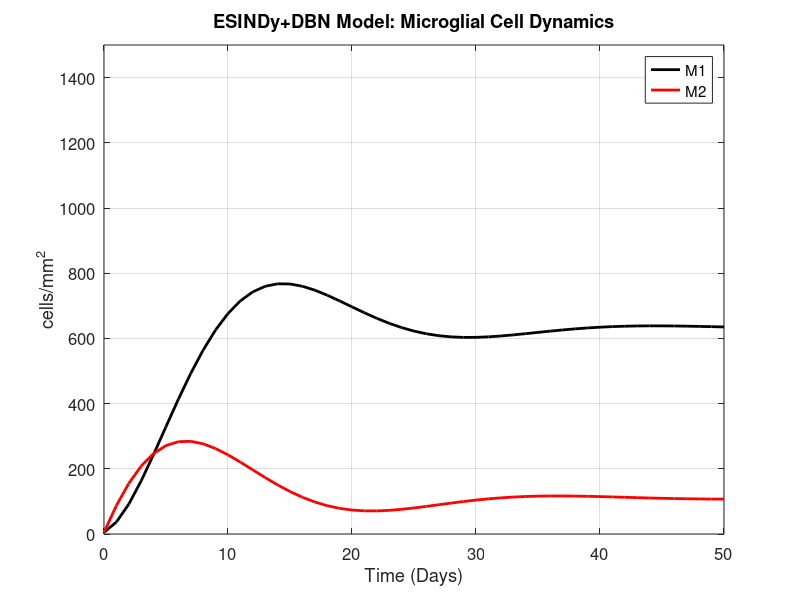

Recreate this plot in MATLAB.
function [t, M1, M2] = esindy_dbn_microglia(params, plot_results)
%ESINDY_DBN_MICROGLIA ESINDy+DBN model for microglial cell dynamics
%
%   Reference: Amato & Arnold (2025) "Data-driven modeling and prediction 
%              of microglial cell dynamics in the ischemic penumbra"
%              https://arxiv.org/abs/2404.10915
%              https://github.com/anarnold/Data-Driven-Modeling-Microglia
%
%   [t, M1, M2] = esindy_dbn_microglia()
%       Uses default parameters from paper and plots results
%
%   [t, M1, M2] = esindy_dbn_microglia(params)
%       Uses custom parameters specified in struct:
%           params.theta - coefficient matrix [θ1, θ2, θ3; θ4, θ5, θ6]
%                          (default: averaged coefficients from paper)
%           params.M0    - initial conditions [M1(0), M2(0)] (default: [5, 5])
%           params.t_end - end time in days (default: 50)
%
%   [t, M1, M2] = esindy_dbn_microglia(params, plot_results)
%       Set plot_results = false to suppress plotting
%
%   Model (discrete-time, equations 3.4-3.5):
%       M1(t+1) = θ1 + θ2*M1(t) + θ3*M2(t)
%       M2(t+1) = θ4 + θ5*M1(t) + θ6*M2(t)
%
%   Averaged coefficients from 10 proxy datasets:
%       θ1 = 30.5432, θ2 = 0.8960, θ3 = 0.3242
%       θ4 = 83.4946, θ5 = -0.1096, θ6 = 0.8692
%
%   Example:
%       [t, M1, M2] = esindy_dbn_microglia();

    % Default parameters (averaged coefficients from paper)
    if nargin < 1 || isempty(params)
        params = struct();
    end
    if nargin < 2
        plot_results = true;
    end
    
    % Default coefficients from eq 3.4-3.5 (averaged across 10 proxy datasets)
    default_theta = [30.5432, 0.8960, 0.3242;    % [θ1, θ2, θ3] for M1
                     83.4946, -0.1096, 0.8692];  % [θ4, θ5, θ6] for M2
    
    % Set defaults for missing fields
    if ~isfield(params, 'theta'), params.theta = default_theta; end
    if ~isfield(params, 'M0'),    params.M0 = [5; 5];           end
    if ~isfield(params, 't_end'), params.t_end = 50;            end
    
    % Extract parameters
    theta = params.theta;
    M0 = params.M0(:);  % Ensure column vector
    t_end = params.t_end;
    
    % Time points (discrete, daily)
    t = (0:1:t_end)';
    n_steps = length(t);
    
    % Initialize arrays
    M1 = zeros(n_steps, 1);
    M2 = zeros(n_steps, 1);
    
    % Initial conditions
    M1(1) = M0(1);
    M2(1) = M0(2);
    
    % Iterate the discrete-time model
    for i = 2:n_steps
        M1(i) = theta(1,1) + theta(1,2)*M1(i-1) + theta(1,3)*M2(i-1);
        M2(i) = theta(2,1) + theta(2,2)*M1(i-1) + theta(2,3)*M2(i-1);
    end
    
    % Plot results
    if plot_results
        figure;
        plot(t, M1, 'k-', 'LineWidth', 2); hold on;
        plot(t, M2, 'r-', 'LineWidth', 2);
        xlabel('Time (Days)', 'FontSize', 14);
        ylabel('cells/mm^2', 'FontSize', 14);
        title('ESINDy+DBN Model: Microglial Cell Dynamics', 'FontSize', 14);
        legend('M1', 'M2', 'Location', 'best');
        xlim([0 t_end]); 
        ylim([0 1500]);
        grid on;
        set(gca, 'FontSize', 12);
        
        % Display model info
        fprintf('\n=== ESINDy+DBN Model (Amato & Arnold, 2025) ===\n');
        fprintf('Discrete-time model:\n');
        fprintf('  M1(t+1) = %.4f + %.4f*M1(t) + %.4f*M2(t)\n', theta(1,:));
        fprintf('  M2(t+1) = %.4f + %.4f*M1(t) + %.4f*M2(t)\n', theta(2,:));
    end
end
